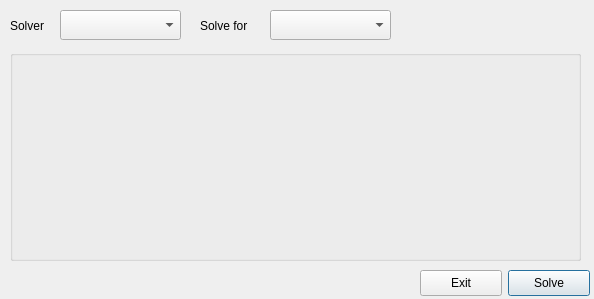
<?xml version="1.0" encoding="UTF-8"?>
<ui version="4.0">
 <class>GSADlgUI</class>
 <widget class="QDialog" name="GSADlgUI">
  <property name="geometry">
   <rect>
    <x>0</x>
    <y>0</y>
    <width>594</width>
    <height>299</height>
   </rect>
  </property>
  <property name="windowTitle">
   <string>Grasp Stability Analysis</string>
  </property>
  <widget class="Q3GroupBox" name="gsaGroupBox">
   <property name="geometry">
    <rect>
     <x>10</x>
     <y>50</y>
     <width>571</width>
     <height>211</height>
    </rect>
   </property>
   <property name="title">
    <string/>
   </property>
  </widget>
  <widget class="QLabel" name="TextLabel2">
   <property name="geometry">
    <rect>
     <x>10</x>
     <y>10</y>
     <width>51</width>
     <height>31</height>
    </rect>
   </property>
   <property name="sizePolicy">
    <sizepolicy hsizetype="Fixed" vsizetype="Fixed">
     <horstretch>0</horstretch>
     <verstretch>0</verstretch>
    </sizepolicy>
   </property>
   <property name="text">
    <string>Solver</string>
   </property>
   <property name="wordWrap">
    <bool>false</bool>
   </property>
  </widget>
  <widget class="QComboBox" name="solverTypeComboBox">
   <property name="geometry">
    <rect>
     <x>60</x>
     <y>10</y>
     <width>121</width>
     <height>30</height>
    </rect>
   </property>
  </widget>
  <widget class="QLabel" name="TextLabel2_2">
   <property name="geometry">
    <rect>
     <x>200</x>
     <y>10</y>
     <width>71</width>
     <height>31</height>
    </rect>
   </property>
   <property name="sizePolicy">
    <sizepolicy hsizetype="Fixed" vsizetype="Fixed">
     <horstretch>0</horstretch>
     <verstretch>0</verstretch>
    </sizepolicy>
   </property>
   <property name="text">
    <string>Solve for</string>
   </property>
   <property name="wordWrap">
    <bool>false</bool>
   </property>
  </widget>
  <widget class="QComboBox" name="solveForComboBox">
   <property name="geometry">
    <rect>
     <x>270</x>
     <y>10</y>
     <width>121</width>
     <height>30</height>
    </rect>
   </property>
  </widget>
  <widget class="QPushButton" name="ExitButton">
   <property name="geometry">
    <rect>
     <x>420</x>
     <y>270</y>
     <width>82</width>
     <height>26</height>
    </rect>
   </property>
   <property name="text">
    <string>Exit</string>
   </property>
  </widget>
  <widget class="QPushButton" name="SolveButton">
   <property name="geometry">
    <rect>
     <x>508</x>
     <y>270</y>
     <width>82</width>
     <height>26</height>
    </rect>
   </property>
   <property name="text">
    <string>Solve</string>
   </property>
   <property name="default">
    <bool>true</bool>
   </property>
  </widget>
 </widget>
 <customwidgets>
  <customwidget>
   <class>Q3GroupBox</class>
   <extends>QGroupBox</extends>
   <header>Qt3Support/Q3GroupBox</header>
   <container>1</container>
  </customwidget>
 </customwidgets>
 <resources/>
 <connections>
  <connection>
   <sender>solverTypeComboBox</sender>
   <signal>activated(QString)</signal>
   <receiver>GSADlgUI</receiver>
   <slot>solverTypeSelected(QString)</slot>
   <hints>
    <hint type="sourcelabel">
     <x>120</x>
     <y>24</y>
    </hint>
    <hint type="destinationlabel">
     <x>242</x>
     <y>164</y>
    </hint>
   </hints>
  </connection>
  <connection>
   <sender>solveForComboBox</sender>
   <signal>activated(QString)</signal>
   <receiver>GSADlgUI</receiver>
   <slot>solveForSelected(QString)</slot>
   <hints>
    <hint type="sourcelabel">
     <x>330</x>
     <y>24</y>
    </hint>
    <hint type="destinationlabel">
     <x>242</x>
     <y>164</y>
    </hint>
   </hints>
  </connection>
  <connection>
   <sender>ExitButton</sender>
   <signal>clicked()</signal>
   <receiver>GSADlgUI</receiver>
   <slot>accept()</slot>
   <hints>
    <hint type="sourcelabel">
     <x>450</x>
     <y>312</y>
    </hint>
    <hint type="destinationlabel">
     <x>293</x>
     <y>164</y>
    </hint>
   </hints>
  </connection>
  <connection>
   <sender>SolveButton</sender>
   <signal>clicked()</signal>
   <receiver>GSADlgUI</receiver>
   <slot>solveButtonClicked()</slot>
   <hints>
    <hint type="sourcelabel">
     <x>538</x>
     <y>312</y>
    </hint>
    <hint type="destinationlabel">
     <x>296</x>
     <y>149</y>
    </hint>
   </hints>
  </connection>
 </connections>
</ui>
